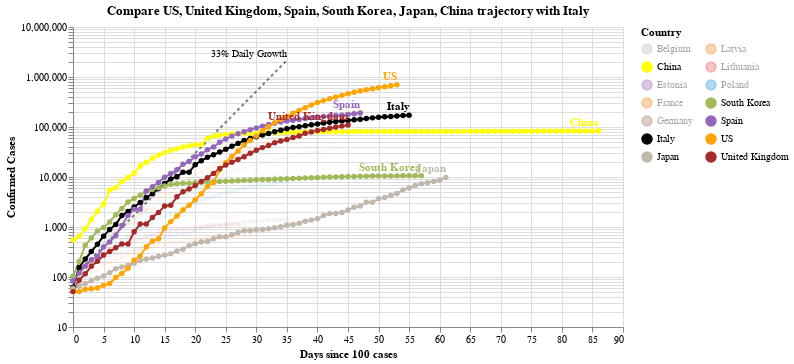

Notebook cell for this chart:
### Code cell
#hide_input
chart2 = make_since_chart(['US', 'United Kingdom', 'Spain', 'South Korea', 'Japan', 'China'])
chart2

### Figure 1 — Vega-Lite specification as saved in the notebook (floating-point values rounded to 4 significant figures; data arrays with more than 128 entries replaced by an {"elided": "..."} marker saying what was removed)
{"config": {"view": {"continuousWidth": 400, "continuousHeight": 300}}, "layer": [{"mark": {"type": "line", "color": "black", "opacity": 0.5, "strokeDash": [3, 3]}, "encoding": {"x": {"type": "quantitative", "field": "Days since 100 cases"}, "y": {"type": "quantitative", "field": "Confirmed Cases"}}}, {"mark": {"type": "text", "align": "right", "dy": -6, "fontSize": 10, "text": "33% Daily Growth"}, "encoding": {"x": {"type": "quantitative", "field": "Days since 100 cases"}, "y": {"type": "quantitative", "field": "Confirmed Cases"}}, "transform": [{"filter": "(datum['Days since 100 cases'] >= 35)"}]}, {"data": {"name": "data-aede39ef61cbf493733d28b9d2a920fe"}, "mark": {"type": "line", "point": true}, "encoding": {"color": {"type": "nominal", "field": "Country", "legend": {"columns": 2}, "scale": {"domain": ["Belgium", "China", "Estonia", "France", "Germany", "Italy", "Japan", "Latvia", "Lithuania", "Poland", "South Korea", "Spain", "US", "United Kingdom"], "range": ["#C1B7AD", "yellow", "#9467bd", "#F58518", "#9D755D", "black", "#C1B7AD", "#F58518", "#E45756", "#2495D3", "#A1BA59", "#9467bd", "orange", "brown"]}}, "opacity": {"condition": {"value": 1, "selection": "selector005"}, "value": 0.05}, "tooltip": [{"type": "nominal", "field": "Country"}, {"type": "temporal", "field": "Date"}, {"type": "quantitative", "field": "Confirmed Cases"}, {"type": "quantitative", "field": "Days since 100 cases"}], "x": {"type": "quantitative", "field": "Days since 100 cases"}, "y": {"type": "quantitative", "field": "Confirmed Cases", "scale": {"type": "log"}}}, "selection": {"selector005": {"type": "multi", "fields": ["Country"], "bind": "legend", "init": [{"Country": "US"}, {"Country": "United Kingdom"}, {"Country": "Spain"}, {"Country": "South Korea"}, {"Country": "Japan"}, {"Country": "China"}, {"Country": "Italy"}]}}, "width": 550}, {"data": {"name": "data-aede39ef61cbf493733d28b9d2a920fe"}, "mark": {"type": "text", "align": "right", "dy": -8, "fontWeight": "bold"}, "encoding": {"color": {"type": "nominal", "field": "Country", "legend": {"columns": 2}, "scale": {"domain": ["Belgium", "China", "Estonia", "France", "Germany", "Italy", "Japan", "Latvia", "Lithuania", "Poland", "South Korea", "Spain", "US", "United Kingdom"], "range": ["#C1B7AD", "yellow", "#9467bd", "#F58518", "#9D755D", "black", "#C1B7AD", "#F58518", "#E45756", "#2495D3", "#A1BA59", "#9467bd", "orange", "brown"]}}, "opacity": {"condition": {"value": 1, "selection": "selector005"}, "value": 0.05}, "text": {"type": "nominal", "field": "Country"}, "tooltip": [{"type": "nominal", "field": "Country"}, {"type": "temporal", "field": "Date"}, {"type": "quantitative", "field": "Confirmed Cases"}, {"type": "quantitative", "field": "Days since 100 cases"}], "x": {"type": "quantitative", "field": "Days since 100 cases"}, "y": {"type": "quantitative", "field": "Confirmed Cases", "scale": {"type": "log"}}}, "transform": [{"filter": "(datum['Date'] >= 1587081600000)"}], "width": 550}], "data": {"name": "data-c1a3bbf4dd040f2e7e8e7a69520e3c2a"}, "title": "Compare US, United Kingdom, Spain, South Korea, Japan, China trajectory with Italy", "$schema": "https://vega.github.io/schema/vega-lite/v4.0.2.json", "datasets": {"data-c1a3bbf4dd040f2e7e8e7a69520e3c2a": [{"Days since 100 cases": 0, "Confirmed Cases": 100.0}, {"Days since 100 cases": 1, "Confirmed Cases": 133.0}, {"Days since 100 cases": 2, "Confirmed Cases": 176.9}, {"Days since 100 cases": 3, "Confirmed Cases": 235.3}, {"Days since 100 cases": 4, "Confirmed Cases": 312.9}, {"Days since 100 cases": 5, "Confirmed Cases": 416.2}, {"Days since 100 cases": 6, "Confirmed Cases": 553.5}, {"Days since 100 cases": 7, "Confirmed Cases": 736.1}, {"Days since 100 cases": 8, "Confirmed Cases": 979.1}, {"Days since 100 cases": 9, "Confirmed Cases": 1302.0}, {"Days since 100 cases": 10, "Confirmed Cases": 1732.0}, {"Days since 100 cases": 11, "Confirmed Cases": 2303.0}, {"Days since 100 cases": 12, "Confirmed Cases": 3064.0}, {"Days since 100 cases": 13, "Confirmed Cases": 4074.0}, {"Days since 100 cases": 14, "Confirmed Cases": 5419.0}, {"Days since 100 cases": 15, "Confirmed Cases": 7207.0}, {"Days since 100 cases": 16, "Confirmed Cases": 9586.0}, {"Days since 100 cases": 17, "Confirmed Cases": 12750.0}, {"Days since 100 cases": 18, "Confirmed Cases": 16960.0}, {"Days since 100 cases": 19, "Confirmed Cases": 22550.0}, {"Days since 100 cases": 20, "Confirmed Cases": 29990.0}, {"Days since 100 cases": 21, "Confirmed Cases": 39890.0}, {"Days since 100 cases": 22, "Confirmed Cases": 53060.0}, {"Days since 100 cases": 23, "Confirmed Cases": 70560.0}, {"Days since 100 cases": 24, "Confirmed Cases": 93850.0}, {"Days since 100 cases": 25, "Confirmed Cases": 124800.0}, {"Days since 100 cases": 26, "Confirmed Cases": 166000.0}, {"Days since 100 cases": 27, "Confirmed Cases": 220800.0}, {"Days since 100 cases": 28, "Confirmed Cases": 293700.0}, {"Days since 100 cases": 29, "Confirmed Cases": 390600.0}, {"Days since 100 cases": 30, "Confirmed Cases": 519500.0}, {"Days since 100 cases": 31, "Confirmed Cases": 690900.0}, {"Days since 100 cases": 32, "Confirmed Cases": 918900.0}, {"Days since 100 cases": 33, "Confirmed Cases": 1222000.0}, {"Days since 100 cases": 34, "Confirmed Cases": 1625000.0}, {"Days since 100 cases": 35, "Confirmed Cases": 2162000.0}], "data-aede39ef61cbf493733d28b9d2a920fe": {"elided": "685 records"}}}
